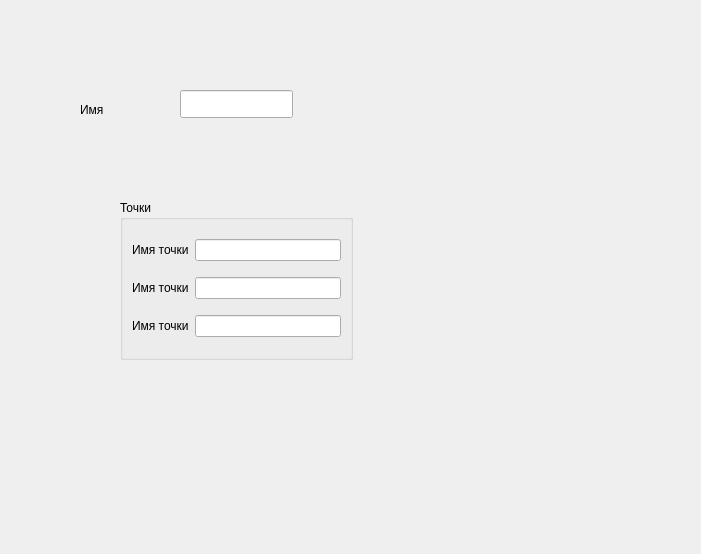
<?xml version="1.0" encoding="UTF-8"?>
<ui version="4.0">
 <class>PointByCircle</class>
 <widget class="QWidget" name="PointByCircle">
  <property name="geometry">
   <rect>
    <x>0</x>
    <y>0</y>
    <width>701</width>
    <height>554</height>
   </rect>
  </property>
  <property name="windowTitle">
   <string>Form</string>
  </property>
  <widget class="QLabel" name="label">
   <property name="geometry">
    <rect>
     <x>80</x>
     <y>100</y>
     <width>63</width>
     <height>20</height>
    </rect>
   </property>
   <property name="text">
    <string>Имя</string>
   </property>
  </widget>
  <widget class="QGroupBox" name="groupBox">
   <property name="geometry">
    <rect>
     <x>120</x>
     <y>200</y>
     <width>233</width>
     <height>160</height>
    </rect>
   </property>
   <property name="title">
    <string>Точки</string>
   </property>
   <layout class="QGridLayout" name="gridLayout">
    <item row="0" column="0">
     <widget class="QLabel" name="label_2">
      <property name="text">
       <string>Имя точки</string>
      </property>
     </widget>
    </item>
    <item row="1" column="0">
     <widget class="QLabel" name="label_3">
      <property name="text">
       <string>Имя точки</string>
      </property>
     </widget>
    </item>
    <item row="1" column="1">
     <widget class="QLineEdit" name="lineEdit_2"/>
    </item>
    <item row="0" column="1">
     <widget class="QLineEdit" name="lineEdit"/>
    </item>
    <item row="2" column="1">
     <widget class="QLineEdit" name="lineEdit_3"/>
    </item>
    <item row="2" column="0">
     <widget class="QLabel" name="label_4">
      <property name="text">
       <string>Имя точки</string>
      </property>
     </widget>
    </item>
   </layout>
  </widget>
  <widget class="QLineEdit" name="m_nameEdit">
   <property name="geometry">
    <rect>
     <x>180</x>
     <y>90</y>
     <width>113</width>
     <height>28</height>
    </rect>
   </property>
  </widget>
 </widget>
 <resources/>
 <connections/>
</ui>
